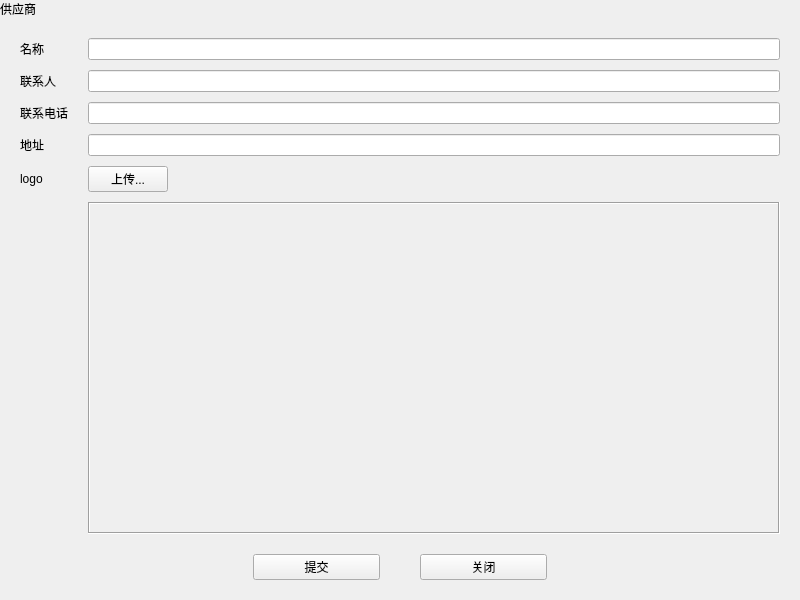
<?xml version="1.0" encoding="UTF-8"?>
<ui version="4.0">
 <class>SupplierAdd</class>
 <widget class="QWidget" name="SupplierAdd">
  <property name="geometry">
   <rect>
    <x>0</x>
    <y>0</y>
    <width>800</width>
    <height>600</height>
   </rect>
  </property>
  <property name="windowTitle">
   <string>Form</string>
  </property>
  <layout class="QVBoxLayout" name="verticalLayout" stretch="0,1,0">
   <property name="spacing">
    <number>0</number>
   </property>
   <property name="leftMargin">
    <number>0</number>
   </property>
   <property name="topMargin">
    <number>0</number>
   </property>
   <property name="rightMargin">
    <number>0</number>
   </property>
   <property name="bottomMargin">
    <number>20</number>
   </property>
   <item>
    <widget class="QLabel" name="labFormTitle">
     <property name="text">
      <string>供应商</string>
     </property>
    </widget>
   </item>
   <item>
    <layout class="QGridLayout" name="gridLayout">
     <property name="leftMargin">
      <number>20</number>
     </property>
     <property name="topMargin">
      <number>20</number>
     </property>
     <property name="rightMargin">
      <number>20</number>
     </property>
     <property name="bottomMargin">
      <number>20</number>
     </property>
     <property name="horizontalSpacing">
      <number>20</number>
     </property>
     <property name="verticalSpacing">
      <number>10</number>
     </property>
     <item row="0" column="0">
      <widget class="QLabel" name="labName">
       <property name="text">
        <string>名称</string>
       </property>
      </widget>
     </item>
     <item row="0" column="1">
      <widget class="QLineEdit" name="leName"/>
     </item>
     <item row="1" column="0">
      <widget class="QLabel" name="labContactName">
       <property name="text">
        <string>联系人</string>
       </property>
      </widget>
     </item>
     <item row="1" column="1">
      <widget class="QLineEdit" name="leContactName"/>
     </item>
     <item row="2" column="0">
      <widget class="QLabel" name="labContactPhone">
       <property name="text">
        <string>联系电话</string>
       </property>
      </widget>
     </item>
     <item row="2" column="1">
      <widget class="QLineEdit" name="leContactPhone"/>
     </item>
     <item row="3" column="0">
      <widget class="QLabel" name="labAddress">
       <property name="text">
        <string>地址</string>
       </property>
      </widget>
     </item>
     <item row="3" column="1">
      <widget class="QLineEdit" name="leAddress"/>
     </item>
     <item row="4" column="0">
      <widget class="QLabel" name="labLogo">
       <property name="text">
        <string>logo</string>
       </property>
      </widget>
     </item>
     <item row="4" column="1">
      <widget class="QPushButton" name="btnUpload">
       <property name="sizePolicy">
        <sizepolicy hsizetype="Maximum" vsizetype="Fixed">
         <horstretch>0</horstretch>
         <verstretch>0</verstretch>
        </sizepolicy>
       </property>
       <property name="text">
        <string>上传...</string>
       </property>
      </widget>
     </item>
     <item row="5" column="1">
      <widget class="QLabel" name="labLogoPixmap">
       <property name="sizePolicy">
        <sizepolicy hsizetype="Minimum" vsizetype="Preferred">
         <horstretch>0</horstretch>
         <verstretch>0</verstretch>
        </sizepolicy>
       </property>
       <property name="frameShape">
        <enum>QFrame::Box</enum>
       </property>
       <property name="frameShadow">
        <enum>QFrame::Sunken</enum>
       </property>
       <property name="text">
        <string/>
       </property>
      </widget>
     </item>
    </layout>
   </item>
   <item>
    <layout class="QHBoxLayout" name="horizontalLayout" stretch="2,1,0,1,2">
     <item>
      <spacer name="horizontalSpacer">
       <property name="orientation">
        <enum>Qt::Horizontal</enum>
       </property>
       <property name="sizeHint" stdset="0">
        <size>
         <width>40</width>
         <height>20</height>
        </size>
       </property>
      </spacer>
     </item>
     <item>
      <widget class="QPushButton" name="btnFormSubmit">
       <property name="text">
        <string>提交</string>
       </property>
      </widget>
     </item>
     <item>
      <spacer name="horizontalSpacer_3">
       <property name="orientation">
        <enum>Qt::Horizontal</enum>
       </property>
       <property name="sizeHint" stdset="0">
        <size>
         <width>40</width>
         <height>20</height>
        </size>
       </property>
      </spacer>
     </item>
     <item>
      <widget class="QPushButton" name="btnFormClose">
       <property name="text">
        <string>关闭</string>
       </property>
      </widget>
     </item>
     <item>
      <spacer name="horizontalSpacer_2">
       <property name="orientation">
        <enum>Qt::Horizontal</enum>
       </property>
       <property name="sizeHint" stdset="0">
        <size>
         <width>40</width>
         <height>20</height>
        </size>
       </property>
      </spacer>
     </item>
    </layout>
   </item>
  </layout>
 </widget>
 <resources/>
 <connections/>
</ui>
